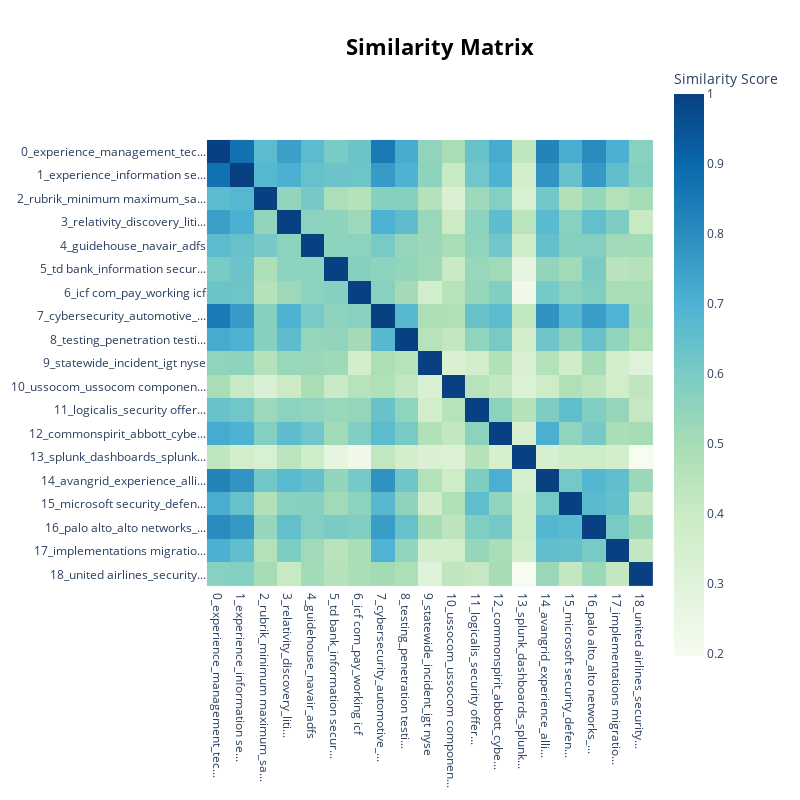

The code cell stored with this chart in its notebook:
### Code cell
topic_model.visualize_heatmap()

### Figure 1 — Plotly figure (JSON) as saved in the notebook; plotly's stock layout.template omitted (floating-point values rounded to 4 significant figures; data arrays with more than 128 entries replaced by an {"elided": "..."} marker saying what was removed)
{"data": [{"coloraxis": "coloraxis", "hovertemplate": "x: %{x}<br>y: %{y}<br>Similarity Score: %{z}<extra></extra>", "name": "0", "type": "heatmap", "x": ["0_experience_management_tec...", "1_experience_information se...", "2_rubrik_minimum maximum_sa...", "3_relativity_discovery_liti...", "4_guidehouse_navair_adfs", "5_td bank_information secur...", "6_icf com_pay_working icf", "7_cybersecurity_automotive_...", "8_testing_penetration testi...", "9_statewide_incident_igt nyse", "10_ussocom_ussocom componen...", "11_logicalis_security offer...", "12_commonspirit_abbott_cybe...", "13_splunk_dashboards_splunk...", "14_avangrid_experience_alli...", "15_microsoft security_defen...", "16_palo alto_alto networks_...", "17_implementations migratio...", "18_united airlines_security..."], "xaxis": "x", "y": ["0_experience_management_tec...", "1_experience_information se...", "2_rubrik_minimum maximum_sa...", "3_relativity_discovery_liti...", "4_guidehouse_navair_adfs", "5_td bank_information secur...", "6_icf com_pay_working icf", "7_cybersecurity_automotive_...", "8_testing_penetration testi...", "9_statewide_incident_igt nyse", "10_ussocom_ussocom componen...", "11_logicalis_security offer...", "12_commonspirit_abbott_cybe...", "13_splunk_dashboards_splunk...", "14_avangrid_experience_alli...", "15_microsoft security_defen...", "16_palo alto_alto networks_...", "17_implementations migratio...", "18_united airlines_security..."], "yaxis": "y", "z": {"elided": "19x19 float values"}}], "layout": {"coloraxis": {"colorbar": {"title": {"text": "Similarity Score"}}, "colorscale": [[0, "rgb(247,252,240)"], [0.125, "rgb(224,243,219)"], [0.25, "rgb(204,235,197)"], [0.375, "rgb(168,221,181)"], [0.5, "rgb(123,204,196)"], [0.625, "rgb(78,179,211)"], [0.75, "rgb(43,140,190)"], [0.875, "rgb(8,104,172)"], [1, "rgb(8,64,129)"]]}, "height": 800, "hoverlabel": {"bgcolor": "white", "font": {"family": "Rockwell", "size": 16}}, "legend": {"title": {"text": "Trend"}}, "margin": {"t": 60}, "showlegend": true, "title": {"font": {"color": "Black", "size": 22}, "text": "<b>Similarity Matrix</b>", "x": 0.55, "xanchor": "center", "y": 0.95, "yanchor": "top"}, "width": 800, "xaxis": {"anchor": "y", "constrain": "domain", "domain": [0, 1], "scaleanchor": "y"}, "yaxis": {"anchor": "x", "autorange": "reversed", "constrain": "domain", "domain": [0, 1]}}}
